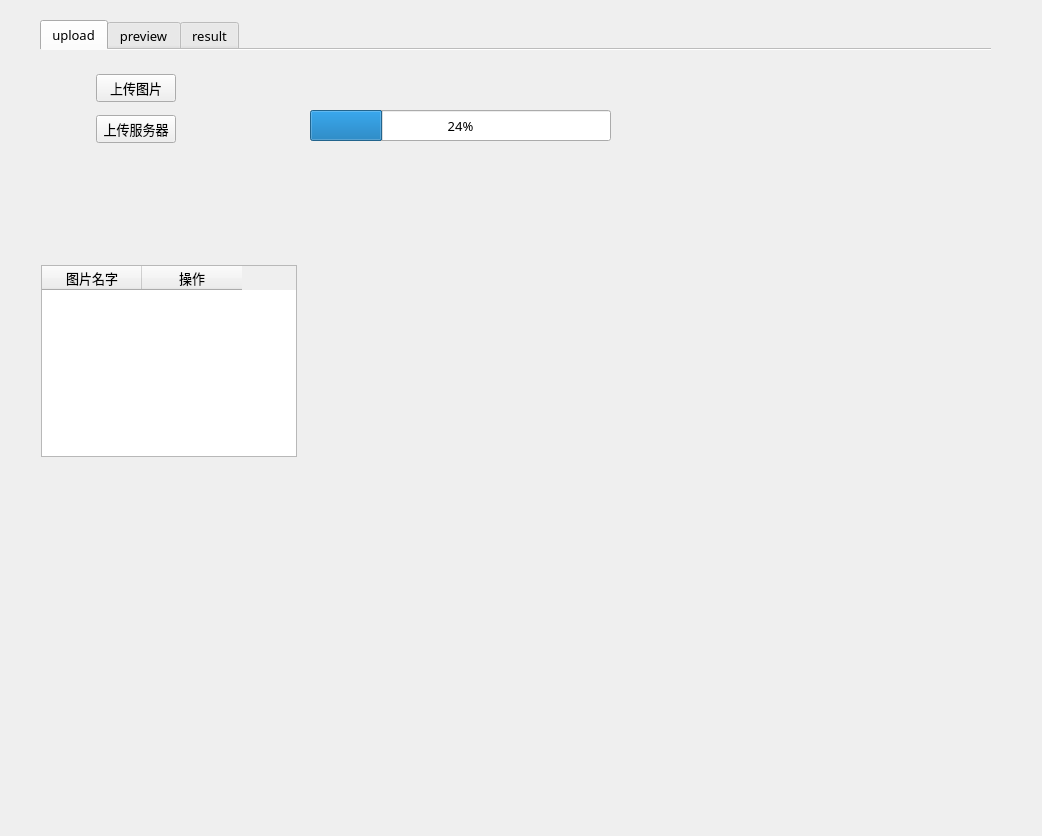
<?xml version="1.0" encoding="UTF-8"?>
<ui version="4.0">
 <class>Form</class>
 <widget class="QWidget" name="Form">
  <property name="geometry">
   <rect>
    <x>0</x>
    <y>0</y>
    <width>1042</width>
    <height>836</height>
   </rect>
  </property>
  <property name="font">
   <font>
    <family>微软雅黑</family>
    <pointsize>10</pointsize>
    <weight>50</weight>
    <italic>false</italic>
    <bold>false</bold>
   </font>
  </property>
  <property name="windowTitle">
   <string>界面设计</string>
  </property>
  <property name="styleSheet">
   <string notr="true">font: 10pt &quot;微软雅黑&quot;;</string>
  </property>
  <widget class="QTabWidget" name="tabWidget">
   <property name="geometry">
    <rect>
     <x>40</x>
     <y>20</y>
     <width>951</width>
     <height>771</height>
    </rect>
   </property>
   <property name="tabPosition">
    <enum>QTabWidget::North</enum>
   </property>
   <property name="currentIndex">
    <number>0</number>
   </property>
   <property name="iconSize">
    <size>
     <width>25</width>
     <height>25</height>
    </size>
   </property>
   <property name="documentMode">
    <bool>true</bool>
   </property>
   <property name="tabsClosable">
    <bool>false</bool>
   </property>
   <property name="tabBarAutoHide">
    <bool>true</bool>
   </property>
   <widget class="QWidget" name="tab1">
    <attribute name="title">
     <string>upload</string>
    </attribute>
    <widget class="QTableWidget" name="tableWidget">
     <property name="geometry">
      <rect>
       <x>1</x>
       <y>215</y>
       <width>256</width>
       <height>192</height>
      </rect>
     </property>
     <column>
      <property name="text">
       <string>图片名字</string>
      </property>
     </column>
     <column>
      <property name="text">
       <string>操作</string>
      </property>
     </column>
    </widget>
    <widget class="QWidget" name="">
     <property name="geometry">
      <rect>
       <x>1</x>
       <y>62</y>
       <width>190</width>
       <height>34</height>
      </rect>
     </property>
     <layout class="QHBoxLayout" name="horizontalLayout_2">
      <item>
       <spacer name="horizontalSpacer_3">
        <property name="orientation">
         <enum>Qt::Horizontal</enum>
        </property>
        <property name="sizeHint" stdset="0">
         <size>
          <width>40</width>
          <height>20</height>
         </size>
        </property>
       </spacer>
      </item>
      <item>
       <widget class="QPushButton" name="pushButton_2">
        <property name="text">
         <string>上传服务器</string>
        </property>
       </widget>
      </item>
      <item>
       <spacer name="horizontalSpacer_4">
        <property name="orientation">
         <enum>Qt::Horizontal</enum>
        </property>
        <property name="sizeHint" stdset="0">
         <size>
          <width>40</width>
          <height>20</height>
         </size>
        </property>
       </spacer>
      </item>
     </layout>
    </widget>
    <widget class="QWidget" name="">
     <property name="geometry">
      <rect>
       <x>1</x>
       <y>21</y>
       <width>189</width>
       <height>34</height>
      </rect>
     </property>
     <layout class="QHBoxLayout" name="horizontalLayout">
      <item>
       <spacer name="horizontalSpacer">
        <property name="orientation">
         <enum>Qt::Horizontal</enum>
        </property>
        <property name="sizeHint" stdset="0">
         <size>
          <width>40</width>
          <height>20</height>
         </size>
        </property>
       </spacer>
      </item>
      <item>
       <widget class="QPushButton" name="pushButton">
        <property name="text">
         <string>上传图片</string>
        </property>
       </widget>
      </item>
      <item>
       <spacer name="horizontalSpacer_2">
        <property name="orientation">
         <enum>Qt::Horizontal</enum>
        </property>
        <property name="sizeHint" stdset="0">
         <size>
          <width>40</width>
          <height>20</height>
         </size>
        </property>
       </spacer>
      </item>
     </layout>
    </widget>
    <widget class="QProgressBar" name="progressBar">
     <property name="geometry">
      <rect>
       <x>270</x>
       <y>60</y>
       <width>301</width>
       <height>31</height>
      </rect>
     </property>
     <property name="value">
      <number>24</number>
     </property>
    </widget>
   </widget>
   <widget class="QWidget" name="tab2">
    <attribute name="title">
     <string>preview</string>
    </attribute>
    <widget class="QLabel" name="label">
     <property name="geometry">
      <rect>
       <x>150</x>
       <y>93</y>
       <width>691</width>
       <height>561</height>
      </rect>
     </property>
     <property name="text">
      <string/>
     </property>
    </widget>
   </widget>
   <widget class="QWidget" name="tab3">
    <attribute name="title">
     <string>result</string>
    </attribute>
    <attribute name="toolTip">
     <string>&lt;html&gt;&lt;head/&gt;&lt;body&gt;&lt;p align=&quot;center&quot;&gt;&lt;br/&gt;&lt;/p&gt;&lt;/body&gt;&lt;/html&gt;</string>
    </attribute>
    <widget class="QTableWidget" name="tableWidget_3">
     <property name="geometry">
      <rect>
       <x>10</x>
       <y>20</y>
       <width>921</width>
       <height>701</height>
      </rect>
     </property>
     <property name="font">
      <font>
       <family>微软雅黑</family>
       <pointsize>10</pointsize>
       <weight>50</weight>
       <italic>false</italic>
       <bold>false</bold>
      </font>
     </property>
     <row>
      <property name="text">
       <string>1</string>
      </property>
     </row>
     <column>
      <property name="text">
       <string>文件名</string>
      </property>
     </column>
     <column>
      <property name="text">
       <string>时间</string>
      </property>
     </column>
     <column>
      <property name="text">
       <string>宽</string>
      </property>
     </column>
     <column>
      <property name="text">
       <string>长</string>
      </property>
     </column>
     <column>
      <property name="text">
       <string>结果</string>
      </property>
     </column>
    </widget>
   </widget>
  </widget>
 </widget>
 <resources/>
 <connections/>
 <slots>
  <slot>slot1()</slot>
 </slots>
</ui>
